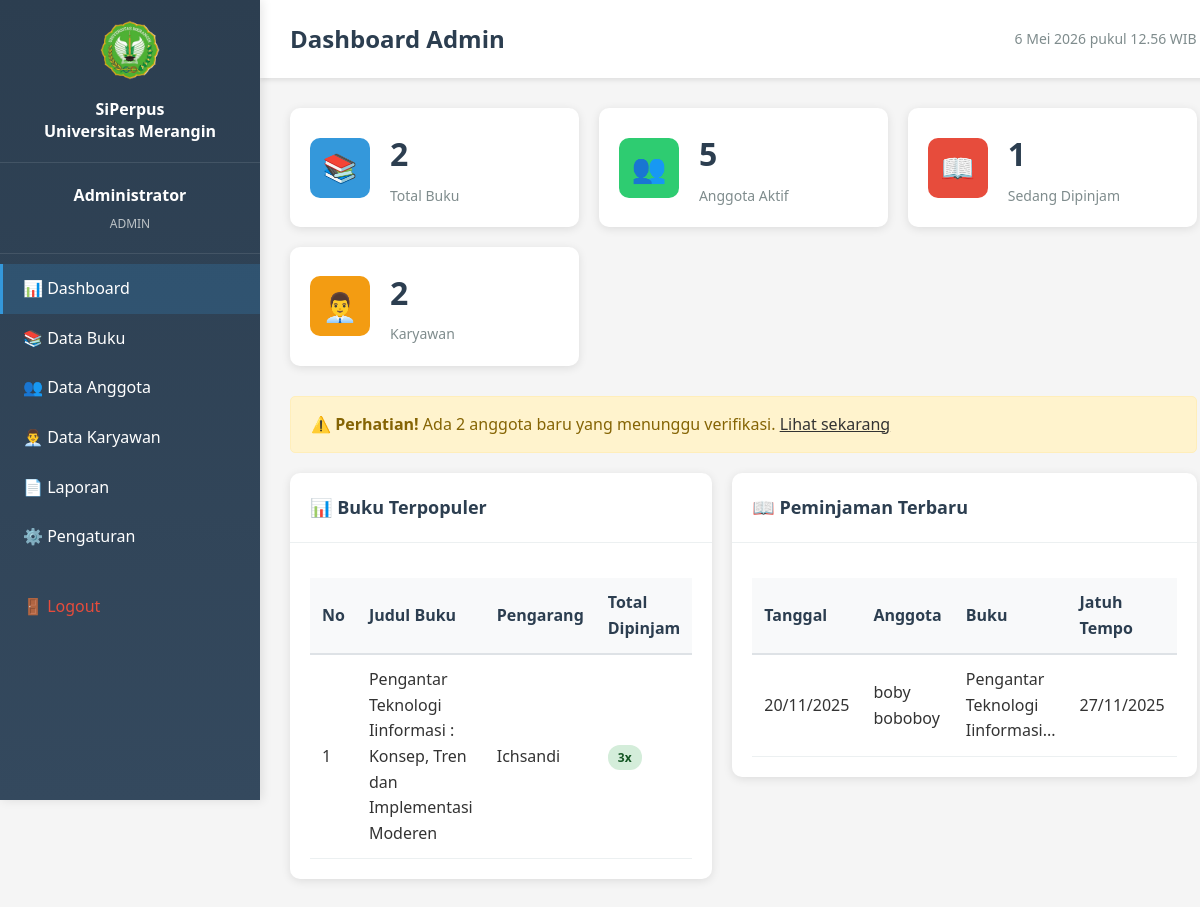
/admin/index.php (signed in), run on the app's committed database.
### tables this page shows
CREATE TABLE `peminjaman` (
  `id_peminjaman` int(11) NOT NULL,
  `id_pemesanan` int(11) DEFAULT NULL,
  `id_anggota` int(11) NOT NULL,
  `id_buku` int(11) NOT NULL,
  `tanggal_pinjam` date NOT NULL,
  `tanggal_jatuh_tempo` date NOT NULL,
  `id_pustakawan` int(11) NOT NULL,
  `status` enum('dipinjam','dikembalikan') DEFAULT 'dipinjam'
);

CREATE TABLE `anggota` (
  `id_anggota` int(11) NOT NULL,
  `id_user` int(11) DEFAULT NULL,
  `nama_lengkap` varchar(100) NOT NULL,
  `email` varchar(100) NOT NULL,
  `no_telepon` varchar(15) DEFAULT NULL,
  `alamat` text DEFAULT NULL,
  `foto_identitas` varchar(255) DEFAULT NULL,
  `status_verifikasi` enum('menunggu','aktif','nonaktif') DEFAULT 'menunggu',
  `tanggal_daftar` date NOT NULL
);

CREATE TABLE `buku` (
  `id_buku` int(11) NOT NULL,
  `judul` varchar(200) NOT NULL,
  `pengarang` varchar(100) DEFAULT NULL,
  `penerbit` varchar(100) DEFAULT NULL,
  `isbn` varchar(20) DEFAULT NULL,
  `kategori` varchar(50) DEFAULT NULL,
  `tahun_terbit` year(4) DEFAULT NULL,
  `jumlah_total` int(11) NOT NULL,
  `jumlah_tersedia` int(11) NOT NULL,
  `status` enum('tersedia','dipinjam','rusak') DEFAULT 'tersedia',
  `created_at` timestamp NOT NULL DEFAULT current_timestamp()
);

### config/database.php (called while the page is built, shortened)
<?php
$conn = mysqli_connect(DB_HOST, DB_USER, DB_PASS, DB_NAME);
mysqli_set_charset($conn, "utf8");
function query($sql) {
    global $conn;
    $result = mysqli_query($conn, $sql);
    return $result;
}
?>

### admin/index.php (the view, shortened to what this page needs)
<?php
require_once '../config/database.php';
$total_buku = mysqli_fetch_assoc(query("SELECT COUNT(*) as total FROM buku"))['total'];
$total_anggota = mysqli_fetch_assoc(query("SELECT COUNT(*) as total FROM anggota WHERE status_verifikasi = 'aktif'"))['total'];
$total_peminjaman = mysqli_fetch_assoc(query("SELECT COUNT(*) as total FROM peminjaman WHERE status = 'dipinjam'"))['total'];
$total_karyawan = mysqli_fetch_assoc(query("SELECT COUNT(*) as total FROM karyawan"))['total'];
$anggota_pending = mysqli_fetch_assoc(query("SELECT COUNT(*) as total FROM anggota WHERE status_verifikasi = 'menunggu'"))['total'];
$buku_populer = query("SELECT b.judul, b.pengarang, COUNT(p.id_buku) as total_pinjam
                       FROM peminjaman p
                       JOIN buku b ON p.id_buku = b.id_buku
                       GROUP BY p.id_buku
                       ORDER BY total_pinjam DESC
                       LIMIT 5");
$peminjaman_terbaru = query("SELECT p.*, b.judul, a.nama_lengkap
                             FROM peminjaman p
                             JOIN buku b ON p.id_buku = b.id_buku
                             JOIN anggota a ON p.id_anggota = a.id_anggota
                             WHERE p.status = 'dipinjam'
                             ORDER BY p.tanggal_pinjam DESC
                             LIMIT 5");
include '../includes/header.php';
?>
<div class="stats-grid">
    <div class="stat-card">
        <div class="stat-icon" style="background: #3498db;">📚</div>
        <div class="stat-info">
            <h3><?php echo $total_buku; ?></h3>
            <p>Total Buku</p>
        </div>
    </div>
    <div class="stat-card">
        <div class="stat-icon" style="background: #2ecc71;">👥</div>
        <div class="stat-info">
            <h3><?php echo $total_anggota; ?></h3>
            <p>Anggota Aktif</p>
        </div>
    </div>
    <div class="stat-card">
        <div class="stat-icon" style="background: #e74c3c;">📖</div>
        <div class="stat-info">
            <h3><?php echo $total_peminjaman; ?></h3>
            <p>Sedang Dipinjam</p>
        </div>
    </div>
    <div class="stat-card">
        <div class="stat-icon" style="background: #f39c12;">👨‍💼</div>
        <div class="stat-info">
            <h3><?php echo $total_karyawan; ?></h3>
            <p>Karyawan</p>
        </div>
    </div>
</div>
<?php if ($anggota_pending > 0): ?>
<div class="alert alert-warning">
    <strong>⚠️ Perhatian!</strong> Ada <?php echo $anggota_pending; ?> anggota baru yang menunggu verifikasi.
    <a href="data-anggota.php" style="color: #333; text-decoration: underline;">Lihat sekarang</a>
</div>
<?php endif; ?>
<div class="row">
    <div class="col-md-6">
        <div class="card">
            <div class="card-header">
                <h3>📊 Buku Terpopuler</h3>
            </div>
            <div class="card-body">
                <table class="table">
                    <thead>
                        <tr>
                            <th>No</th>
                            <th>Judul Buku</th>
                            <th>Pengarang</th>
                            <th>Total Dipinjam</th>
                        </tr>
                    </thead>
                    <tbody>
                        <?php
                        $no = 1;
                        while($row = mysqli_fetch_assoc($buku_populer)):
                        ?>
                        <tr>
                            <td><?php echo $no++; ?></td>
                            <td><?php echo $row['judul']; ?></td>
                            <td><?php echo $row['pengarang']; ?></td>
                            <td><span class="badge badge-success"><?php echo $row['total_pinjam']; ?>x</span></td>
                        </tr>
                        <?php endwhile; ?>
                    </tbody>
                </table>
            </div>
        </div>
    </div>
    <div class="col-md-6">
        <div class="card">
            <div class="card-header">
                <h3>📖 Peminjaman Terbaru</h3>
            </div>
            <div class="card-body">
                <table class="table">
                    <thead>
                        <tr>
                            <th>Tanggal</th>
                            <th>Anggota</th>
                            <th>Buku</th>
                            <th>Jatuh Tempo</th>
                        </tr>
                    </thead>
                    <tbody>
                        <?php while($row = mysqli_fetch_assoc($peminjaman_terbaru)): ?>
                        <tr>
                            <td><?php echo date('d/m/Y', strtotime($row['tanggal_pinjam'])); ?></td>
                            <td><?php echo $row['nama_lengkap']; ?></td>
                            <td><?php echo substr($row['judul'], 0, 30); ?>...</td>
                            <td><?php echo date('d/m/Y', strtotime($row['tanggal_jatuh_tempo'])); ?></td>
                        </tr>
                        <?php endwhile; ?>
                    </tbody>
                </table>
            </div>
        </div>
    </div>
</div>
<?php include '../includes/footer.php'; ?>

### assets/css/style.css (style rules this page uses)
* { margin: 0; padding: 0; box-sizing: border-box; }
body { font-family: "Segoe UI", Tahoma, Geneva, Verdana, sans-serif; line-height: 1.6; color: #333; background-color: #f5f5f5; }

### assets/css/dashboard.css (style rules this page uses)
.stats-grid { display: grid; grid-template-columns: repeat(auto-fit, minmax(250px, 1fr)); gap: 20px; margin-bottom: 30px; }
.stat-card { background: white; padding: 20px; border-radius: 10px; box-shadow: 0 2px 10px rgba(0, 0, 0, 0.1); display: flex; align-items: center; gap: 20px; transition: transform 0.3s; }
.stat-icon { width: 60px; height: 60px; border-radius: 10px; display: flex; align-items: center; justify-content: center; font-size: 28px; color: white; }
.stat-info h3 { font-size: 32px; margin: 0 0 5px 0; color: #2c3e50; }
.stat-info p { margin: 0; color: #7f8c8d; font-size: 14px; }
.card { background: white; border-radius: 10px; box-shadow: 0 2px 10px rgba(0, 0, 0, 0.1); margin-bottom: 20px; }
.card-header { padding: 20px; border-bottom: 1px solid #ecf0f1; }
.card-header h3 { margin: 0; color: #2c3e50; font-size: 18px; }
.card-body { padding: 20px; }
.table { width: 100%; border-collapse: collapse; margin-top: 15px; }
.table thead { background-color: #f8f9fa; }
.table th { padding: 12px; text-align: left; font-weight: 600; color: #2c3e50; border-bottom: 2px solid #dee2e6; }
.table td { padding: 12px; border-bottom: 1px solid #ecf0f1; }
.badge { padding: 4px 10px; border-radius: 12px; font-size: 12px; font-weight: 600; }
.badge-success { background-color: #d4edda; color: #155724; }
.alert { padding: 15px 20px; border-radius: 5px; margin-bottom: 20px; }
.alert-warning { background-color: #fff3cd; color: #856404; border: 1px solid #ffeeba; }
.row { display: grid; grid-template-columns: repeat(2, 1fr); gap: 20px; margin-bottom: 20px; }
.col-md-6 { grid-column: span 1; }

### data on the page
peminjaman: tanggal_pinjam "20/11/2025", id_anggota.nama_lengkap "boby boboboy", id_buku.judul "Pengantar Teknologi Iinformasi", tanggal_jatuh_tempo "27/11/2025"

### other printed values
$_SESSION['nama_lengkap'] "Administrator"
$_SESSION['role'] "ADMIN"
$page_title "Dashboard Admin"
$total_buku "2"
$total_anggota "5"
$total_peminjaman "1"
$total_karyawan "2"
$anggota_pending "2"
$row['judul'] "Pengantar Teknologi Iinformasi : Konsep, Tren dan Implementasi Moderen"
$row['pengarang'] "Ichsandi"
$row['total_pinjam'] "3"
